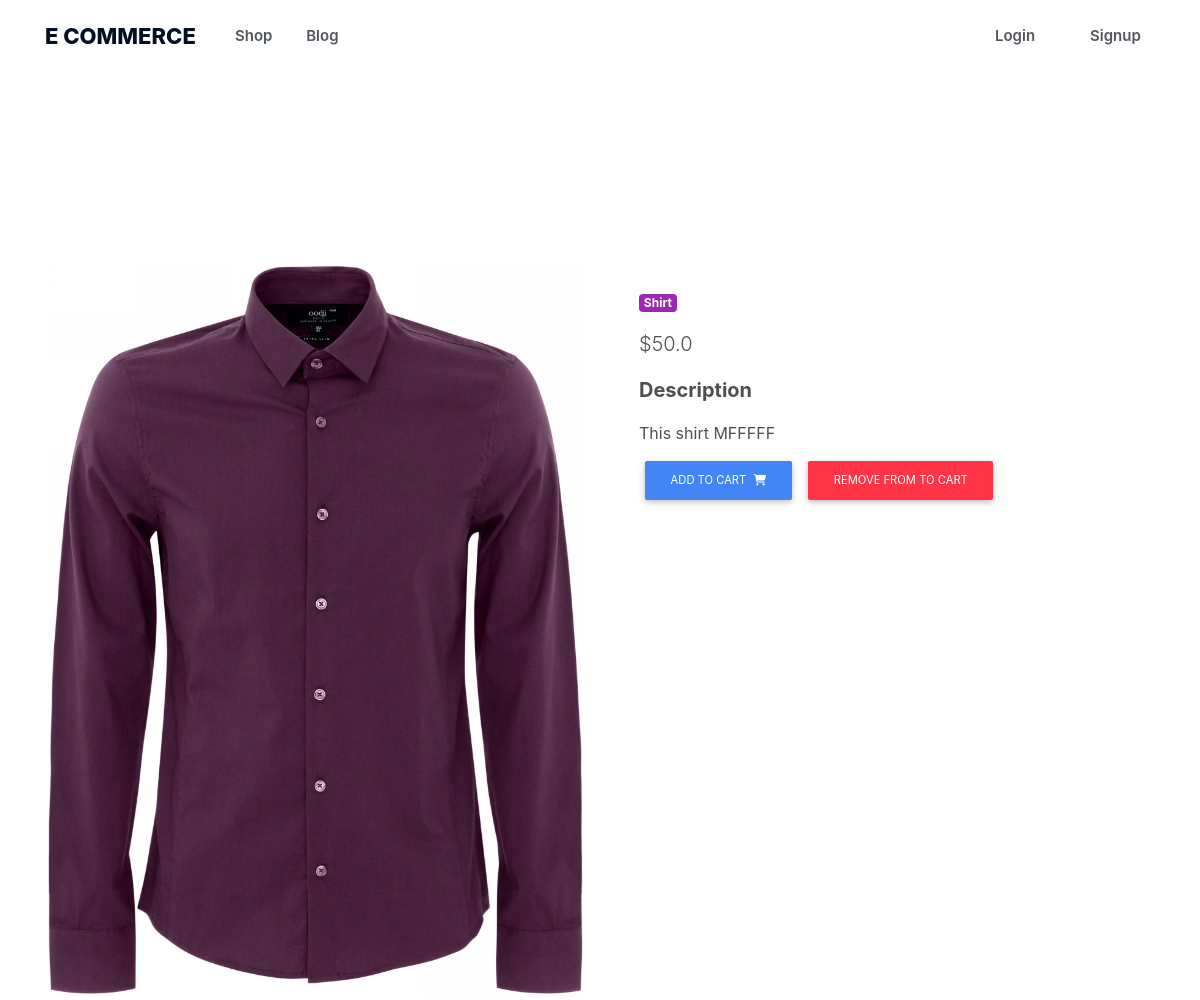
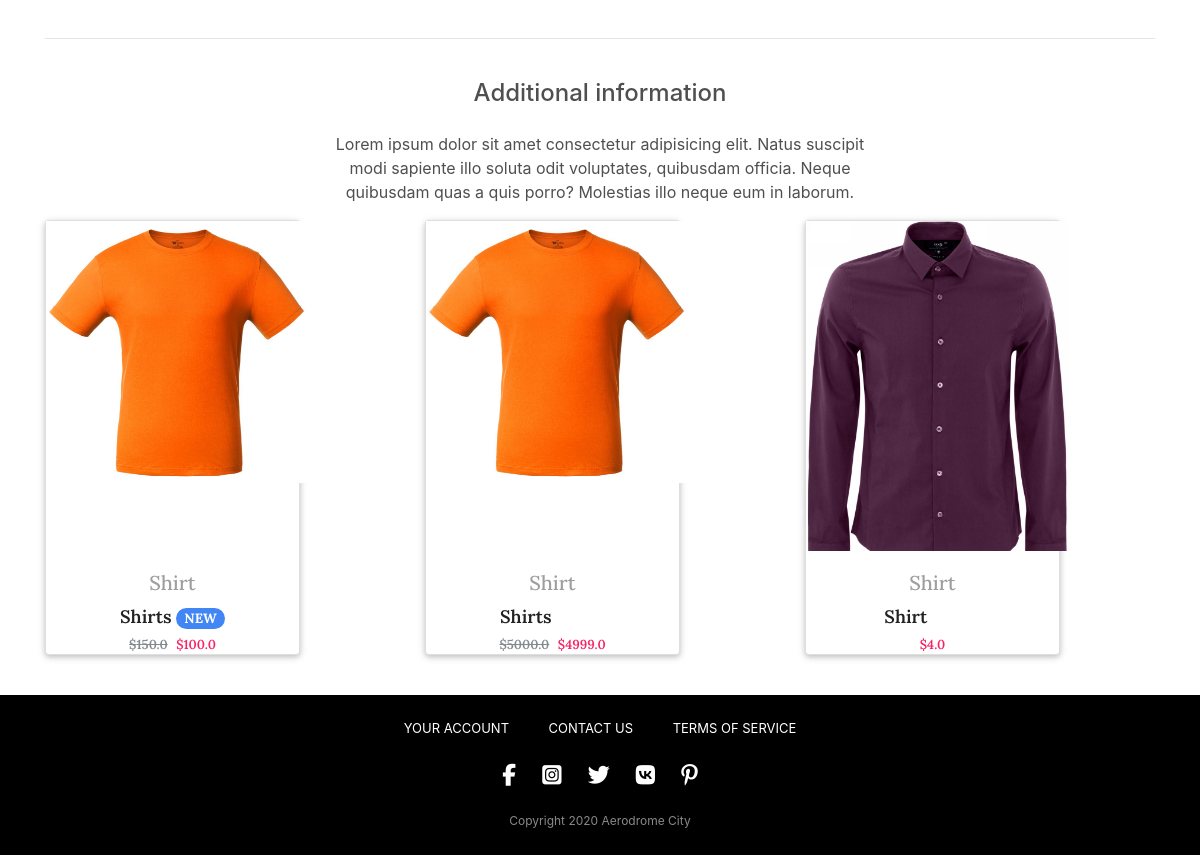
The page /product/Shirts-1/ on the database its author committed (2 pictures, top to bottom).
### store/models.py (models this page shows, shortened)
class Item(models.Model):
    title = models.CharField(max_length=100)
    price = models.FloatField()
    discount_price = models.FloatField(blank=True, null=True)
    category = models.CharField(choices=CAT_CHOICES, max_length=10)
    label = models.CharField(choices=LABEL_CHOICES, max_length=1)
    slug = models.SlugField()
    description = models.TextField()
    image = models.ImageField(blank=True, null=True)
    def get_absolute_url(self):
        return reverse("product", kwargs={
            'slug': self.slug
        })
    def get_add_to_cart_url(self):
        return reverse("add-to-cart", kwargs={
            'slug': self.slug
        })
    def get_remove_from_cart_url(self):
        return reverse("remove-from-cart", kwargs={
            'slug': self.slug
        })

### store/views.py (the view)
# urls.py: path('product/<slug>/', ItemDetailView.as_view(), name='product'),
class ItemDetailView(DetailView):
    model = Item
    template_name = "store/product.html"
    def get_context_data(self, **kwargs):
        context = super(ItemDetailView, self).get_context_data(**kwargs)
        if self.request.user.is_authenticated:
            order = Order.objects.filter(user=self.request.user, ordered=False)
            if order.exists():
                context[ 'cartItems' ] = order[0].get_cart_items
            else:
                context[ 'cartItems' ] = 0
        else:
            context[ 'cartItems' ] = 0
        p = Item.objects.get(slug=self.kwargs.get('slug'))
        context['other'] =Item.objects.filter(category=p.category).exclude(pk=p.pk)[:3]
        return context

### store/templates/store/product.html (shortened to what this page needs)
{% extends 'store/base.html' %}
{% block content %}
    <main class="mt-5 pt-4">
        <div class="container dark-grey-text mt-5">
            <div class="row wow fadeIn">
                <div class="col-md-6 mb-4">
                    <img src="{{ item.image.url }}" class="card-img-top">
                </div>
                <div class="col-md-6 mb-4">
                    <div class="p-4">
                        <div class="mb-3">
                            <a href="">
                                <span class="badge purple mr-1">{{ object.get_category_display }}</span>
                            </a>
                        </div>
                        <p class="lead">
                            {% if object.discount_price %}
                                <span class="mr-1">
                <del>${{ object.price }}</del>
              </span>
                                <span>${{ object.discount_price }}</span>
                            {% else %}
                                <span>${{ object.price }}</span>
                            {% endif %}
                        </p>
                        <p class="lead font-weight-bold">Description</p>
                        <p>{{ object.description }}</p>
                        <a href="{{ object.get_add_to_cart_url }}" class="btn btn-primary btn-md my-0 p">
                            Add to cart
                            <i class="fas fa-shopping-cart ml-1"></i>
                        </a>
                        <a href="{{ object.get_remove_from_cart_url }}" class="btn btn-danger btn-md my-0 p">
                            Remove from to cart
                        </a>
                    </div>
                </div>
            </div>
            <hr>
            <div class="row d-flex justify-content-center wow fadeIn">
                <div class="col-md-6 text-center">
                    <h4 class="my-4 h4">Additional information</h4>
                    <p>Lorem ipsum dolor sit amet consectetur adipisicing elit. Natus suscipit modi sapiente illo soluta
                        odit
                        voluptates,
                        quibusdam officia. Neque quibusdam quas a quis porro? Molestias illo neque eum in laborum.</p>
                </div>
            </div>
            <div class="row wow fadeIn">
                {% for item in other %}
                    <div class="col-md-3 ">
                        <div class="card" >
                            <div class="card__image" id="image">
                            </div>
                            <div class="card__title">
                                <a href="" class="grey-text">
                                    <h5>{{ item.get_category_display }}</h5>
                                </a>
                                {{ item.title }}
                                <span class="badge badge-pill {{ item.get_label_display }}-color">NEW</span>
                            </div>
                            <div class="card__price">
                                {% if item.discount_price %}
                                    <span>${{ item.price }}</span>
                                    ${{ item.discount_price }}
                                {% else %}
                                    ${{ item.price }}
                                {% endif %}
                            </div>
                        </div>
                    </div>
                    <div class="col-md-1"></div>
                {% endfor %}
            </div>
        </div>
    </main>
{% endblock %}

### static/css/main_style.css (style rules this page uses)
.card { font-family: 'Lora', serif; text-align: center; margin-bottom: 40px; }
.card__image { margin-bottom: 20px; position: relative; overflow: hidden; }
.card__title { color: #222; font-size: 18px; margin-bottom: 5px; font-weight: 600; }
.card__price { font-size: 13px; color: #f72464; font-weight: 600; }
.card__price span { color: #838B8F; text-decoration: line-through; margin-right: 5px; font-weight: 600; }
.mb-0, .my-0 { margin-bottom: 0 !important; }
.mt-0, .my-0 { margin-top: 0 !important; }
.mb-3, .my-3 { margin-bottom: 1rem !important; }
.mr-1, .mx-1 { margin-right: .25rem !important; }
.mb-4, .my-4 { margin-bottom: 1.5rem !important; }
main { display: block; }
.pt-4, .py-4 { padding-top: 1.5rem !important; }
.mt-5, .my-5 { margin-top: 3rem !important; }
.dark-grey-text, .dark-grey-text:focus, .dark-grey-text:hover { color: #4f4f4f !important; }
.container { width: 100%; padding-right: 15px; padding-left: 15px; margin-right: auto; margin-left: auto; }
.fadeIn { -webkit-animation-name: fadeIn; animation-name: fadeIn; }
.row { display: flex; flex-wrap: wrap; margin-right: -15px; margin-left: -15px; }
.card-img-top { width: 100%; border-top-left-radius: calc(.25rem - 1px); border-top-right-radius: calc(.25rem - 1px); }
.p-4 { padding: 1.5rem !important; }
.badge { display: inline-block; padding: .25em .4em; font-size: 75%; font-weight: 700; line-height: 1; text-align: center; white-space: nowrap; vertical-align: baseline; border-radius: .25rem; transition: color .15s ease-in-out, background-color .15s ease-in-out, border-color .15s ease-in-out, box-shadow .15s ease-in-out; }
.badge, .badge-danger, .badge-dark, .badge-default, .badge-info, .badge-primary, .badge-secondary, .badge-success, .badge-warning { color: #fff !important; }
.purple { background-color: #9c27b0 !important; }
.btn.btn-md { padding: .7rem 1.6rem; font-size: .7rem; }
.btn { margin: .375rem; text-transform: uppercase; word-wrap: break-word; white-space: normal; cursor: pointer; border: 0; border-radius: .125rem; box-shadow: 0 2px 5px 0 rgba(0, 0, 0, .16), 0 2px 10px 0 rgba(0, 0, 0, .12); transition: color .15s ease-in-out, background-color .15s ease-in-out, border-color .15s ease-in-out, box-shadow .15s ease-in-out; }
.btn-primary { color: #fff; background-color: #4285f4 !important; }
.btn-danger { color: #fff; background-color: #ff3547 !important; }
.justify-content-center { justify-content: center !important; }
.d-flex { display: flex !important; }
.text-center { text-align: center !important; }
.h4 { font-size: 1.5rem; }
div { display: block; }
.card, .navbar, .pagination .page-item.active .page-link { box-shadow: 0 2px 5px 0 rgba(0, 0, 0, .16), 0 2px 10px 0 rgba(0, 0, 0, .12); }
img { vertical-align: middle; border-style: none; }
.grey-text { color: #9e9e9e !important; }
.font-weight-bold { font-weight: 700 !important; }
.primary-color { background-color: #4285f4 !important; }
.badge-pill { padding-right: .6em; padding-left: .6em; border-radius: 10rem; }
.btn { margin: .375rem; color: #fff; text-transform: uppercase; word-wrap: break-word; white-space: normal; cursor: pointer; border: 0; border-radius: .125rem; box-shadow: 0 2px 5px 0 rgba(0, 0, 0, .16), 0 2px 10px 0 rgba(0, 0, 0, .12); transition: color .15s ease-in-out, background-color .15s ease-in-out, border-color .15s ease-in-out, box-shadow .15s ease-in-out; padding: .84rem 2.14rem; font-size: .81rem; }
#image { width: 262px; height: 330px; }

### rows shown on the page
Item: image (picture), category "Shirt", price "50.0", description "This shirt MFFFFF"
Item: category "Shirt", title "Shirts", price "150.0", discount_price "100.0"
Item: category "Shirt", title "Shirts", price "5000.0", discount_price "4999.0"
Item: category "Shirt", title "Shirt", price "4.0"
